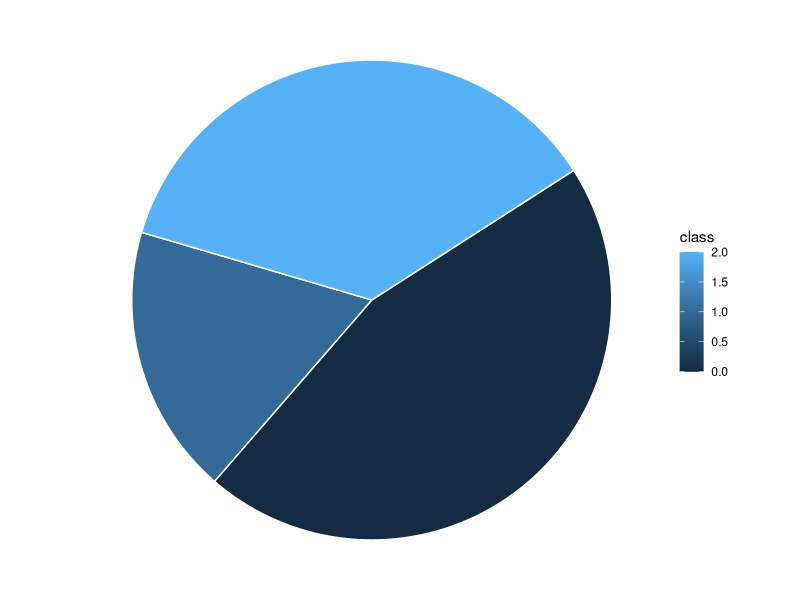
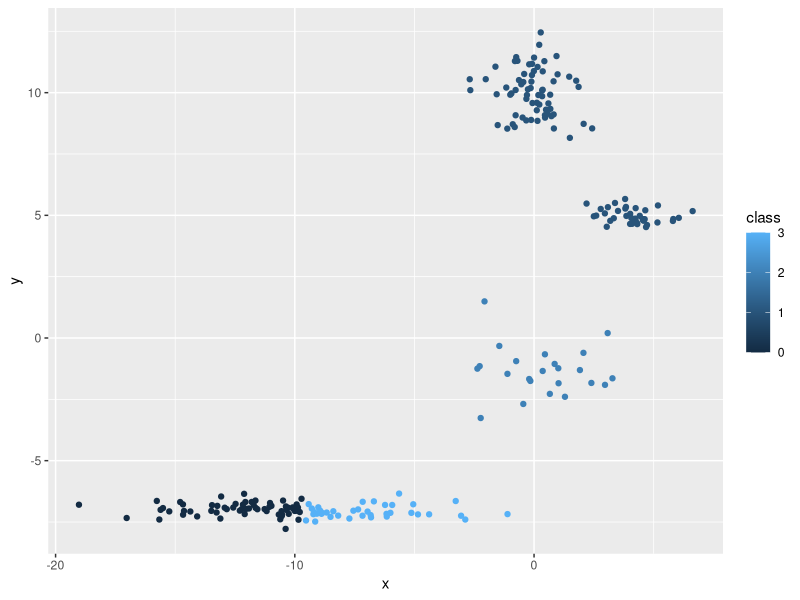

Generate these figures, in order, with R:
## ---- chunk 1
# Ctrl + Alt + R ejecuta todo el script

setwd("~/go/src/github.com/estv-admin/find/")

df <- read.csv("social.csv")

library(ggplot2)

ggplot(df, aes(x = "", y = value, fill = class)) +
  geom_bar(stat = "identity", width = 1, color = "white") +
  coord_polar("y", start = 1) +
  theme_void() # remove background, grid, numeric labels

## ---- chunk 2
# Ctrl + Alt + R ejecuta todo el script

setwd("~/go/src/github.com/estv-admin/find/")

df <- read.csv("values.csv")

library(ggplot2)

ggplot(df, aes(x, y, colour = class)) +
  geom_point()

